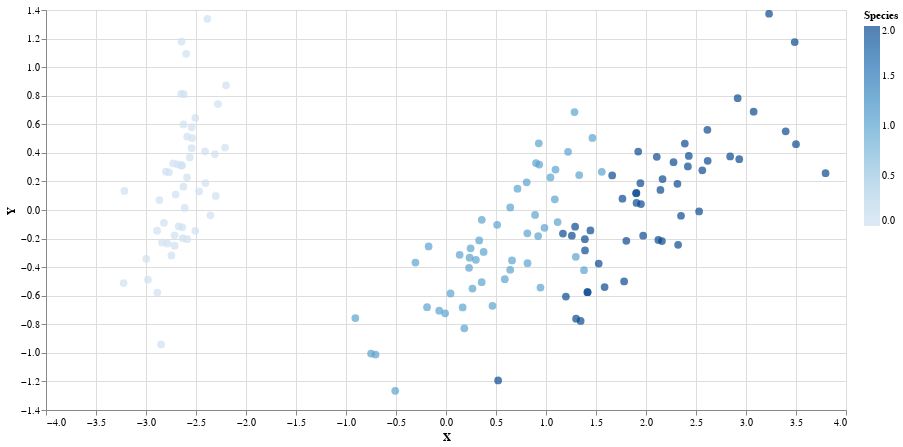

Notebook code cell kept with this figure:
### Code cell
import altair as alt

projected_data['Name'] = [ iris['target_names'][i] for i in projected_data['Species'] ]

alt.Chart(projected_data).mark_circle(size=60).encode(
    x='X',
    y='Y',
    color='Species',
    tooltip=['Name']
).properties(
    width = 800,
    height = 400
).interactive()

### Figure 1 — Vega-Lite specification as saved in the notebook (floating-point values rounded to 4 significant figures; data arrays with more than 128 entries replaced by an {"elided": "..."} marker saying what was removed)
{"config": {"view": {"continuousWidth": 300, "continuousHeight": 300}}, "data": {"name": "data-26fe98966e1361be526ebaa2b69e328b"}, "mark": {"type": "circle", "size": 60}, "encoding": {"color": {"field": "Species", "type": "quantitative"}, "tooltip": [{"field": "Name", "type": "nominal"}], "x": {"field": "X", "type": "quantitative"}, "y": {"field": "Y", "type": "quantitative"}}, "height": 400, "params": [{"name": "param_5", "select": {"type": "interval", "encodings": ["x", "y"]}, "bind": "scales"}], "width": 800, "$schema": "https://vega.github.io/schema/vega-lite/v5.14.1.json", "datasets": {"data-26fe98966e1361be526ebaa2b69e328b": {"elided": "150 records"}}}
